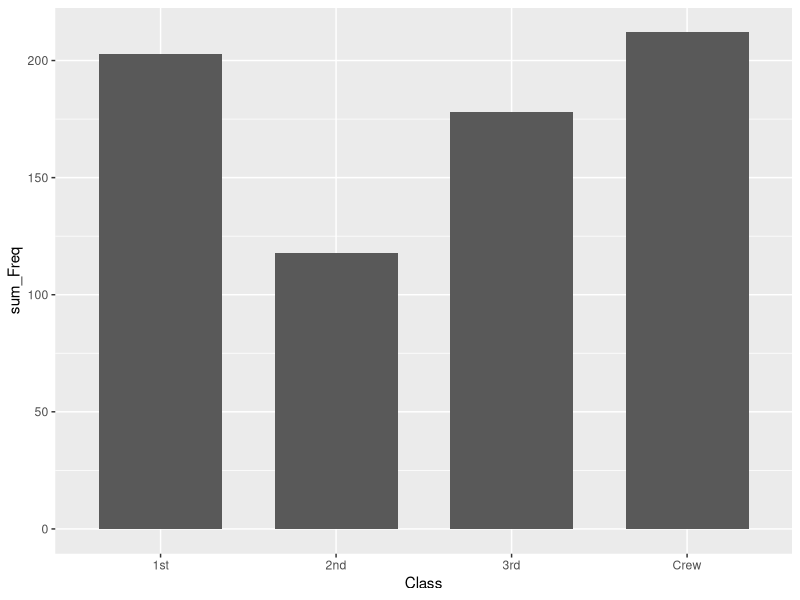
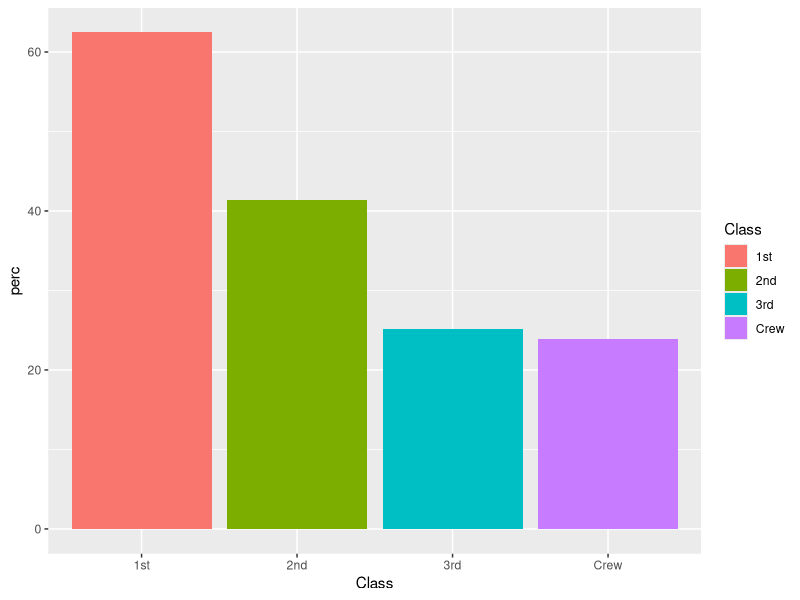

Write the R code that produced these figures, in order.
library(ggplot2)
library(dplyr)
#1. Titanic 데이터를 불러오고, 데이터 프레임으로 저장하시오
Titanic
tt <- as.data.frame(Titanic)

#2. 각 선실별 ’생존 인원‘에 대한 막대 그래프를 그리시오. 
a <- tt %>% filter(Survived=="Yes") %>% group_by(Class) %>% summarise(sum_Freq=sum(Freq))
a

ggplot(a, aes(x=Class, y=sum_Freq))+
  geom_bar(stat = "identity",
           width = 0.7)

#3. 선실별 ’생존율‘과 ’사망율‘ 데이터 만들기
b <- tt %>% group_by(Class, Survived) %>% summarise(sur_tot=sum(Freq)) %>% mutate(total=sum(sur_tot), perc=sur_tot/total*100)
b

#4. 선실별 생존율에 대한 막대 그래프 그리기
c <- b %>% filter(Survived=="Yes")
c

ggplot(c, aes(x=Class, y=perc , fill=Class))+
  geom_bar(stat = "identity")
